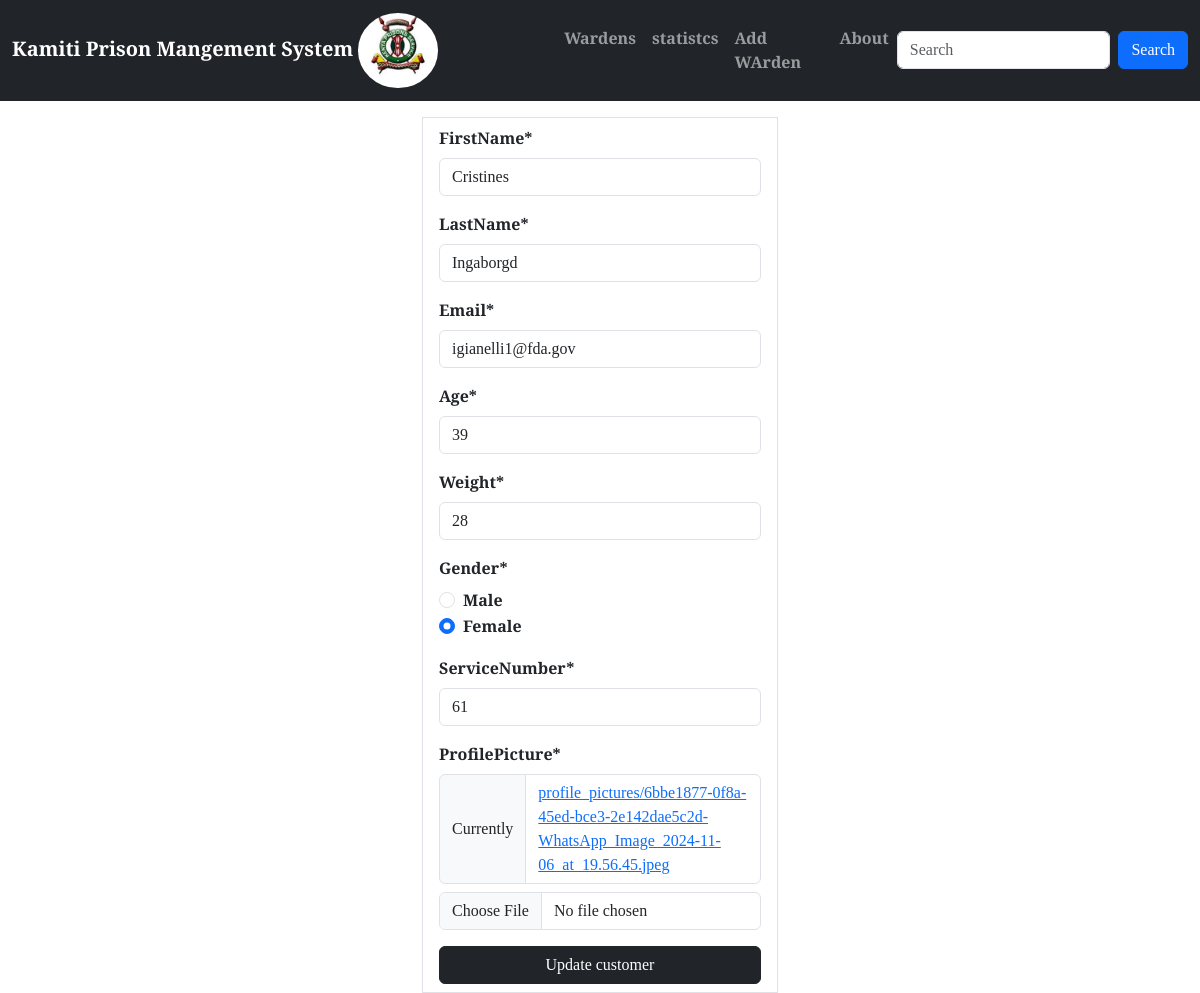
Screenshot of /Wardens/update/2 (signed in) with the database file from the repository.
### prison/models.py (models this page shows, shortened)
class Warden(models.Model):
    FirstName = models.CharField(max_length=30)
    LastName = models.CharField(max_length=30)
    Email = models.EmailField(unique=True)
    Age = models.PositiveSmallIntegerField(default=0)
    Gender = models.CharField(max_length=10)
    Weight = models.PositiveIntegerField(default=0)
    ServiceNumber = models.PositiveIntegerField(default=0)
    ProfilePicture = models.ImageField(upload_to=generate_unique_name, null=True)
    created_at = models.DateTimeField(auto_now_add=True)
    updated_at = models.DateTimeField(auto_now=True)
    class Meta:
        db_table = 'Wardens'

### prison/views.py (the view)
# urls.py: path('Wardens/update/<int:warden_id>', views.UpdateWarden, name='UpdateWarden'),
@login_required
@permission_required("prison.change_warden",raise_exception=True)
def UpdateWarden(request, warden_id):
    warden = get_object_or_404(Warden, id=warden_id)
    if request.method == 'POST':
        form = WardenForm(request.POST,request.FILES, instance=warden)
        if form.is_valid():
            form.save()
            messages.success(request, 'Your warden has been updated.')
            return redirect('Wardens')
    else:
        form = WardenForm(instance=warden)
    return render(request, 'WardenUpdateForm.html', {"form": form})

### prison/apps_forms.py
class WardenForm(forms.ModelForm):
    Gender = forms.ChoiceField(choices=GENDER_CHOICES,widget=forms.RadioSelect)
    class Meta:
        model = Warden
        fields = ['FirstName', 'LastName', 'Email', 'Age', 'Weight','Gender','ServiceNumber','ProfilePicture']
        widgets = {
            'FirstName': forms.TextInput(attrs={'class': 'form-control'}),
            'LastName': forms.TextInput(attrs={'class': 'form-control'}),
            'email': forms.EmailInput(attrs={'class': 'form-control'}),
            'Age': forms.DateInput(attrs={'type':'number',}),
            'Weight': forms.TextInput(attrs={'type':'number','min':'0','max':'100'}),
            'ServiceNumber': forms.TextInput(attrs={ 'type':'number','class':'form-control'}),
            'Gender': forms.Select(choices=GENDER_CHOICES, attrs={'class': 'form-control'}),
        }

### templates/WardenUpdateForm.html (shortened to what this page needs)
{% extends 'Master.html' %}
{% load crispy_forms_filters %}
{% block content %}
	<div class="container">
    <div class="row justify-content-center">
        <div class="col-sm-4">
             <form class="border px-3 py-2 mt-3" action="" method="post" enctype="multipart/form-data">
                 {{ form | crispy  }}
                 <button class="btn btn-dark w-100">Update customer </button>
            </form>
        </div>
    </div>
    </div>
{% endblock %}

### prison/static/css/my_style.css (style rules this page uses)
body { font-family: "Tinos", serif; font-weight: 700; font-style: normal; }

### templates/Master.html (style rules this page uses)
legend { font-weight: 1rem; }

### rows the page displays
Warden: FirstName "Cristines", LastName "Ingaborgd", Email "igianelli1@fda.gov", Age "39", Weight "28", Gender "☐ Male ☑ Female", ServiceNumber "61"
